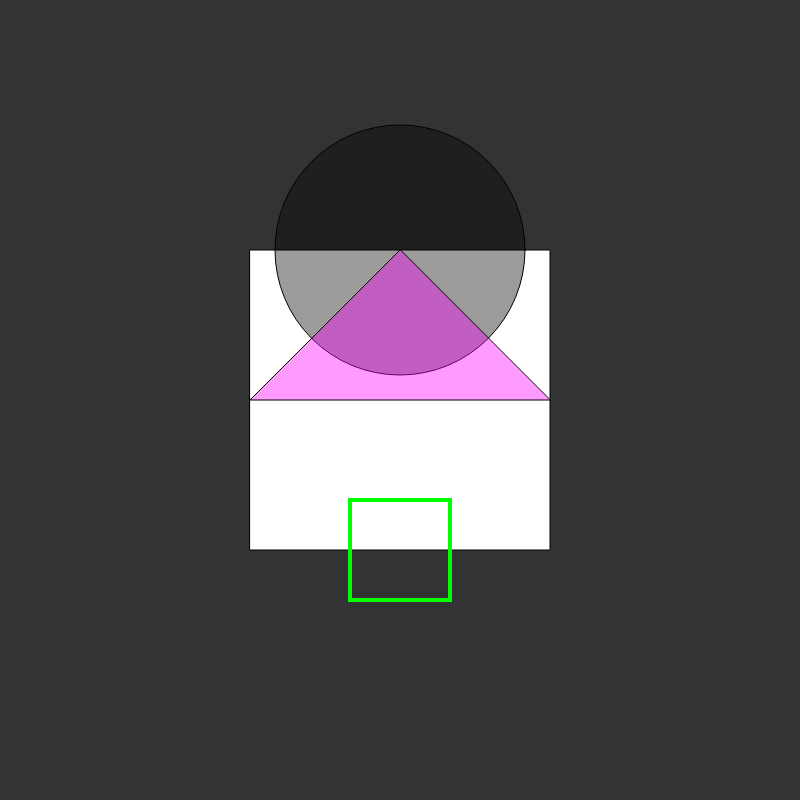
Frame 1 (no input)
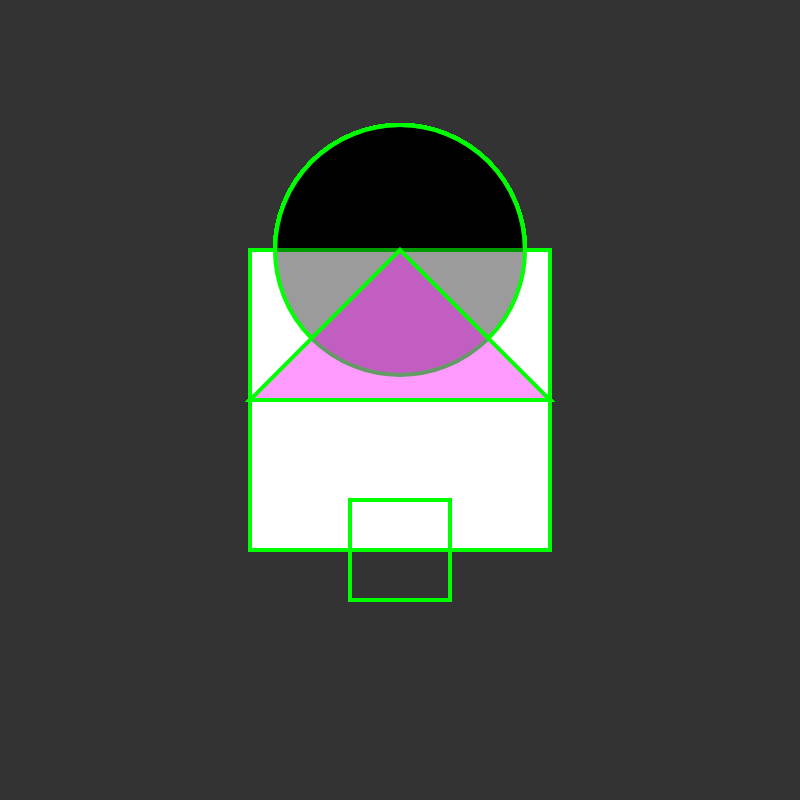
Frame 60 (no input)
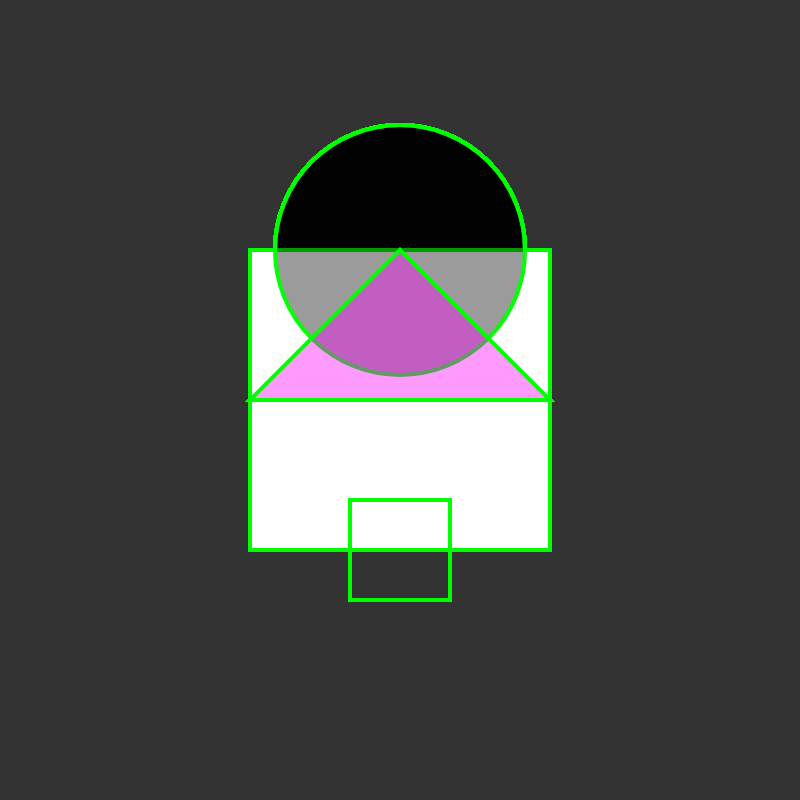
Frame 120 (the mouse pressed at the canvas centre since frame 60)

The p5.js sketch that drew these frames (run headless with seeded random() and noise() and a simulated clock; from frame 60 on, the mouse is pressed at the canvas centre):

// p5.js sketch
// ── sketch.js
function setup() {
  createCanvas(800,800);
  rectMode(CENTER);
  background(51); // la fonction background permet de déterminer la couleur de fond
}

function draw(){
    // les fonctions utilisant des couleurs peuvent prendre 1, 2, 3 ou 4 paramètres allant de 0 à 255
    // un seul paramètre représente un niveau de gris allant du noir (0) au blanc (255)
    fill(255);
    rect(400, 400, 300, 300);

    // 2 paramèrtres représentent le niveau de gris et l'alpha (la transparence)
    fill(0, 100);
    ellipse(400, 250, 250, 250);

    // 3 paramètres représentent respectivement le rouge, le vert et le bleu
    // le 4eme paramètre représente l'opacité (la transparence de la couleur)
    fill(255, 0, 255, 100);
    triangle(400, 250, 250, 400, 550, 400);

    // on constate ici que l'ordre dans lequel on dessine les éléments a une importance

    /** il existe de plus d'autres fonctions permettant de manipuler
      le remplissage ou le trait des formes
    **/
    // fill(*couleur*) définit la couleur de remplissage
    // noFill() supprime le remplissage
    // stroke(*couleur*) définit la couleur du trait
    // noStroke() supprime le trait

    noFill();
    stroke(0,255, 0);
    // strokeweight permet de définir l'épaisseur du trait
    strokeWeight(4);
    rect(400, 550, 100, 100);





}
